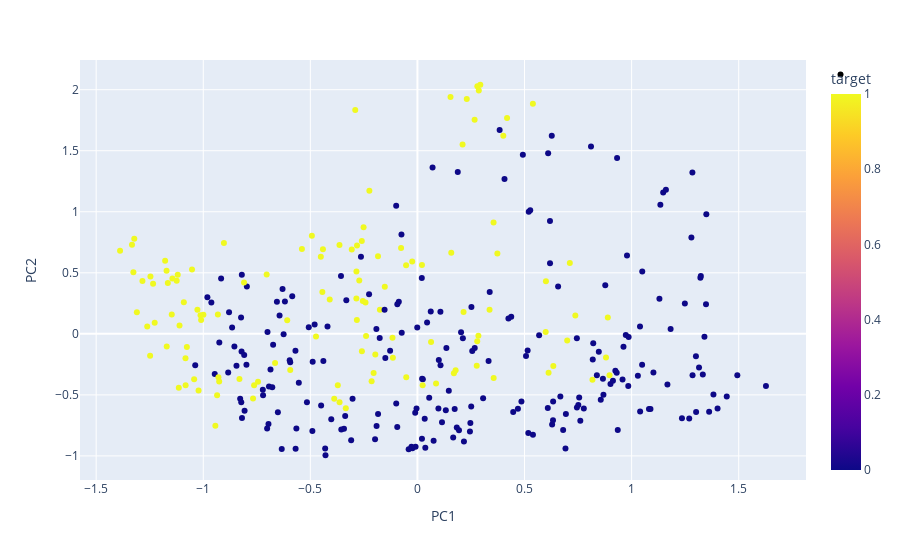

The notebook cell this image was saved under:
### Code cell
twoD_components_normed["target"] = publisher_features_normalized["is_sp_lovers_publisher"].reset_index(drop=True)
# twoD_components_normed["target"] = dbs.labels_
fig = px.scatter(twoD_components_normed, x='PC1', y='PC2',
              color='target')
fig.update_traces(showlegend=True)
fig.show()

### Figure 1 — Plotly figure (JSON) as saved in the notebook; plotly's stock layout.template omitted (floating-point values rounded to 4 significant figures; data arrays with more than 128 entries replaced by an {"elided": "..."} marker saying what was removed)
{"data": [{"hovertemplate": "PC1=%{x}<br>PC2=%{y}<br>target=%{marker.color}<extra></extra>", "legendgroup": "", "marker": {"color": {"elided": "333 int values"}, "coloraxis": "coloraxis", "symbol": "circle"}, "mode": "markers", "name": "", "orientation": "v", "showlegend": true, "type": "scatter", "x": {"elided": "333 float values"}, "xaxis": "x", "y": {"elided": "333 float values"}, "yaxis": "y"}], "layout": {"coloraxis": {"colorbar": {"title": {"text": "target"}}, "colorscale": [[0, "#0d0887"], [0.1111, "#46039f"], [0.2222, "#7201a8"], [0.3333, "#9c179e"], [0.4444, "#bd3786"], [0.5556, "#d8576b"], [0.6667, "#ed7953"], [0.7778, "#fb9f3a"], [0.8889, "#fdca26"], [1, "#f0f921"]]}, "legend": {"tracegroupgap": 0}, "margin": {"t": 60}, "xaxis": {"anchor": "y", "domain": [0, 1], "title": {"text": "PC1"}}, "yaxis": {"anchor": "x", "domain": [0, 1], "title": {"text": "PC2"}}}}
